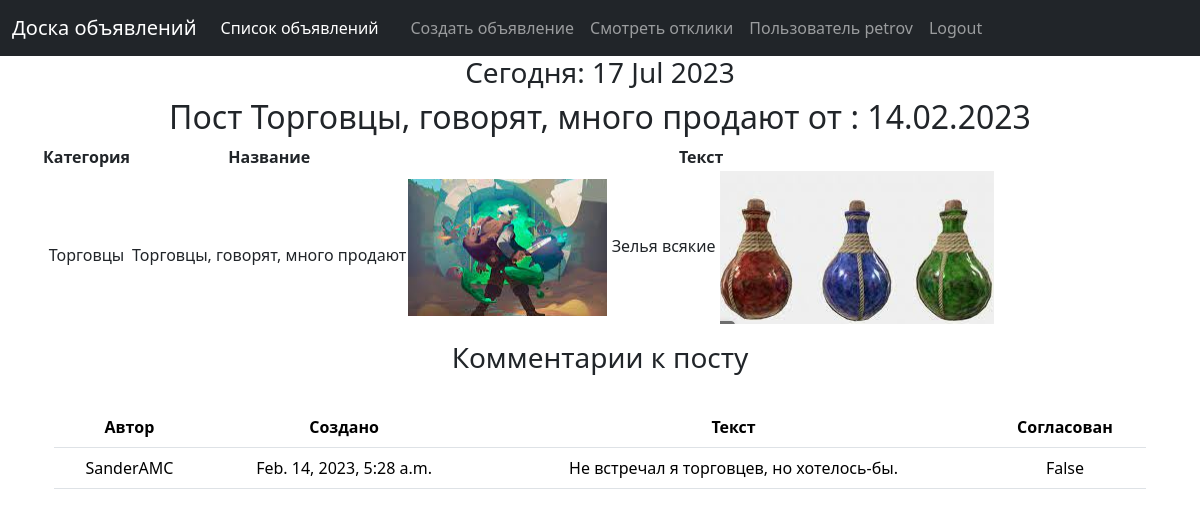
The app's page /post/26/ (signed in) with its own data.
### MMORPG_messages/models.py (models this page shows)
class Post(models.Model):
    TYPES = [
        ('01', 'Танки'),
        ('02', 'Хилы'),
        ('03', 'ДД'),
        ('04', 'Торговцы'),
        ('05', 'Гилдмастеры'),
        ('06', 'Квестгиверы'),
        ('07', 'Кузнецы'),
        ('08', 'Кожевники'),
        ('09', 'Зельевары'),
        ('10', 'Мастера заклинаний')
    ]
    author = models.ForeignKey(User, on_delete=models.CASCADE)
    creation = models.DateTimeField(auto_now_add=True)
    category = models.CharField(max_length=2, choices=TYPES, default='1')
    title = models.CharField(max_length=200)
    content = RichTextUploadingField(blank=True, null=True)

class Comment(models.Model):
    post = models.ForeignKey(Post, on_delete=models.CASCADE)
    user = models.ForeignKey(User, on_delete=models.CASCADE)
    creation = models.DateTimeField(auto_now_add=True)
    text = models.TextField()
    approved = models.BooleanField(default=False)

### MMORPG_messages/views.py (the view)
# urls.py: path('<int:pk>/', OnePost.as_view(), name='one_post'),
class OnePost(DetailView):
    model = Post
    template_name = 'post.html'
    context_object_name = 'one_post'
    def get_context_data(self, **kwargs):
        context = super().get_context_data(**kwargs)
        if self.request.user.is_authenticated:
            context['user_name'] = self.request.user
        context['comments'] = Comment.objects.order_by('-creation').filter(post=self.object.id)
        obj = to_dict(context['one_post'])
        obj['category'] = [_[1] for _ in Post.TYPES if _[0] == obj['category']][0]
        context['one_post'] = obj
        return context

### MMORPG_messages/templatetags/custom_filters.py (called while the page is built)
@register.filter()
def censor(value):
   def isbad(word: str):
      return True if word in BAD_WORDS else False
   def replace(word: str):
      str_ = word[0]
      for i in range(1, len(word)):
         if word[i] not in string.punctuation:
            str_ += '*'
         else:
            str_ += word[i]
      return str_
   list = value.split()
   for n, word in enumerate(list):
      word2check = ""
      word = word.strip().lower()
      for i in range(len(word)):
         if word[i] not in string.punctuation:
            word2check += word[i]
      if isbad(word2check):
         list[n] = replace(list[n])
   return f'{" ".join(list)}'

### MMORPG_messages/templatetags/custom_tags.py (called while the page is built)
@register.simple_tag()
def current_time(format_string='%d %b %Y'):
    return datetime.utcnow().strftime(format_string)

### MMORPG_messages/views.py (called while the page is built)
def to_dict(obj):
    opts = obj._meta
    data = {}
    for f in chain(opts.concrete_fields, opts.private_fields):
        data[f.name] = f.value_from_object(obj)
    for f in opts.many_to_many:
        data[f.name] = [i.id for i in f.value_from_object(obj)]
    return data

### templates/post.html (shortened to what this page needs)
{% extends 'default.html' %}
{% load custom_filters %}
{% load custom_tags %}
{% block content %}
    <h3>Сегодня: {% current_time '%d %b %Y' %} </h3>
    <h2> Пост {{ one_post.title|censor }} от : {{ one_post.creation|date:'d.m.Y' }} </h2>
       <table>
           <thead>
            <tr>
              <th scope="col">Категория</th>
                <th scope="col">Название</th>
                <th scope="col">Текст</th>
            </tr>
          </thead>
        <tbody>
           <tr>
               <td>{{ one_post.category}}</td>
               <td>{{ one_post.title}}</td>
               <td>{{ one_post.content|safe }}</td>
           </tr>
    </tbody>
       </table>
        {% if comments %}
    <div class="container">
        <table class="table table-hover">
         <thead>
         <h3>Комментарии к посту</h3>
            <tr>
              <th scope="col">Автор</th>
              <th scope="col">Создано</th>
                <th scope="col">Текст</th>
                <th scope="col">Согласован</th>
            </tr>
          </thead>
           {% for one in comments %}
            <tr class="light">
                <td>{{ one.user }}</td>
               <td>{{ one.creation }}</td>
                <td>{{ one.text }}</td>
                <td>{{ one.approved }}</td>
                <br>
           </tr>
           {% endfor %}
        </table>
   {% else %}
       <h2>Комментариев пока нет.</h2>
   {% endif %}
    </div>
{% endblock content %}

### templates/default.html (shortened to what this page needs)
<!DOCTYPE html>
<html lang="en">
    <head>
        {% load static %}
	    <link href="{% static 'css/bootstrap.min.css' %}" rel="stylesheet" />
    </head>
    <body>
    {% load i18n %}
    <nav class="navbar navbar-expand-lg navbar-dark bg-dark">
          <div class="container-fluid">
            <a class="navbar-brand">Доска объявлений</a>
            <div class="collapse navbar-collapse" id="navbarColor02">
              <ul class="navbar-nav me-auto">
                <li class="nav-item">
                  <a class="nav-link active" href="/">Список объявлений
                  </a>
                </li>
                <li class="nav-item">
                  <a class="nav-link" href=""></a>
                </li>
                  {% if user_name %}
                  <li class="nav-item">
                  <a class="nav-link" href="/post/create">Создать объявление</a>
                </li>
                    <li class="nav-item">
                      <a class="nav-link" href="/post/search">Смотреть отклики</a>
                    </li>
                       <li class="nav-item">
                           <a class="nav-link" href="/user">Пользователь {{ user_name }}</a>
                       </li>
                       <li class="nav-item">
                           <a class="nav-link" href="/accounts/logout">Logout</a>
                       </li>
                  {% else %}
                       <li class="nav-item">
                           <a class="nav-link" href="/accounts/login">Войти на сайт</a>
                       </li>
                  {% endif %}
              </ul>
        </nav>
            <div class="container">
           <div class="row">
               <div class="col-lg-12 text-center">
                   {% block content %}
                   {% endblock content %}
                   <br>
               </div>
           </div>
        </div>
    </body>
</html>

### records on screen
Post: title|censor "Торговцы, говорят, много продают", creation "14.02.2023", title "Торговцы, говорят, много продают", content (picture), content "Зелья всякие"
Comment: user "SanderAMC", creation "Feb. 14, 2023, 5:28 a.m.", text "Не встречал я торговцев, но хотелось-бы.", approved "False"

### other values on screen
{{ user_name }} "petrov"
{{ one_post.category }} "Торговцы"
